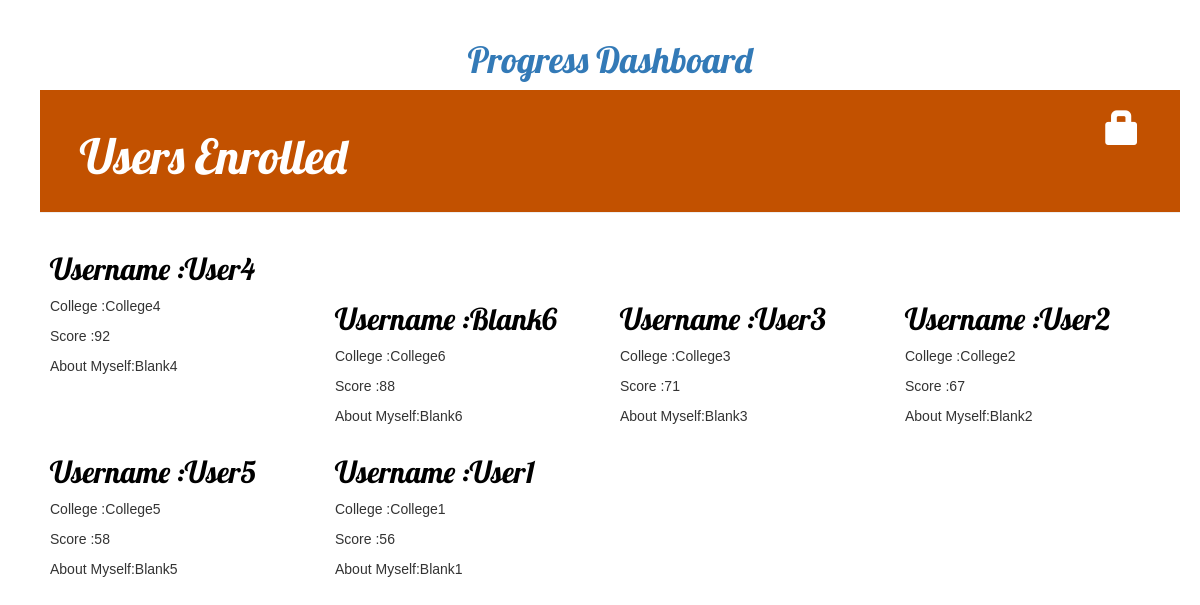
The page / on the database its author committed.
### dashboard/models.py (models this page shows, shortened)
class User(models.Model):
	user_name = models.CharField(primary_key=True, max_length=200)
	college = models.CharField( max_length=200)
	score = models.IntegerField(default=0)
	about_myself = models.TextField()
	class Meta:
		managed = True
		unique_together = (('user_name', 'college'),)

### dashboard/views.py (the view)
# urls.py: path('',views.user_list, name='user_list'),
def user_list(request):
	return render(request, 'dashboard/user_list.html',{"users": User.objects.all().order_by("-score")})

### dashboard/templates/dashboard/user_list.html (shortened to what this page needs)
{% extends 'dashboard/base.html' %}
{% block content %}
{% for u in users %}
<div class="post">
    <div class="column">
	<h2><a herf="/">Username :{{u.user_name}}</a></h2>
	<p>College :{{u.college}}</p>
    <p>Score :{{u.score}}</p>
	<p>About Myself:{{u.about_myself}}</p>
    </div>
</div>
{% endfor %}
{% endblock %}

### dashboard/templates/dashboard/base.html (shortened to what this page needs)
{% load static %}
<html>
<head>
	<link rel="stylesheet" href="//maxcdn.bootstrapcdn.com/bootstrap/3.2.0/css/bootstrap.min.css">
<link rel="stylesheet" href="//maxcdn.bootstrapcdn.com/bootstrap/3.2.0/css/bootstrap-theme.min.css">
<link rel="stylesheet" href="{% static 'css/dashboard.css' %}">
</head>
<body>
<div>
    <h1><center><a href="/">Progress Dashboard</a></center></h1>
</div>
<div class="page-header">
	{% if user.is_authenticated %}
            <a href="{% url 'user_new' %}" class="top-menu"><span class="glyphicon glyphicon-plus"></span></a>
            <a href="{% url 'logout' %}" class="top-menu"><span class="glyphicon glyphicon-off"></span></a>
    {% else %}
            <a href="{% url 'login' %}" class="top-menu"><span class="glyphicon glyphicon-lock"></span></a>
    {% endif %}
    <h1><a href="/">Users Enrolled</a></h1>
        </div>
{% block content %}
            {% endblock %}
</body>
</html>

### dashboard/static/css/dashboard.css (style rules this page uses)
.page-header { background-color: #C25100; margin-top: 0; padding: 20px 20px 20px 40px; }
.page-header h1, .page-header h1 a, .page-header h1 a:visited, .page-header h1 a:active { color: #ffffff; font-size: 36pt; text-decoration: none; }
h1, h2, h3, h4 { font-family: 'Lobster', cursive; }
.top-menu, .top-menu:hover, .top-menu:visited { color: #ffffff; float: right; font-size: 26pt; margin-right: 20px; }
.post { margin-bottom: 70px; }
.post h2 a, .post h2 a:visited { color: #000000; }
body { font-family: Arial, Helvetica, sans-serif; padding: 20px 20px 20px 40px; }
.column { float: left; width: 25%; padding: 0 10px; }

### rows shown on the page
User: user_name "User4", college "College4", score "92", about_myself "Blank4"
User: user_name "Blank6", college "College6", score "88", about_myself "Blank6"
User: user_name "User3", college "College3", score "71", about_myself "Blank3"
User: user_name "User2", college "College2", score "67", about_myself "Blank2"
User: user_name "User5", college "College5", score "58", about_myself "Blank5"
User: user_name "User1", college "College1", score "56", about_myself "Blank1"
